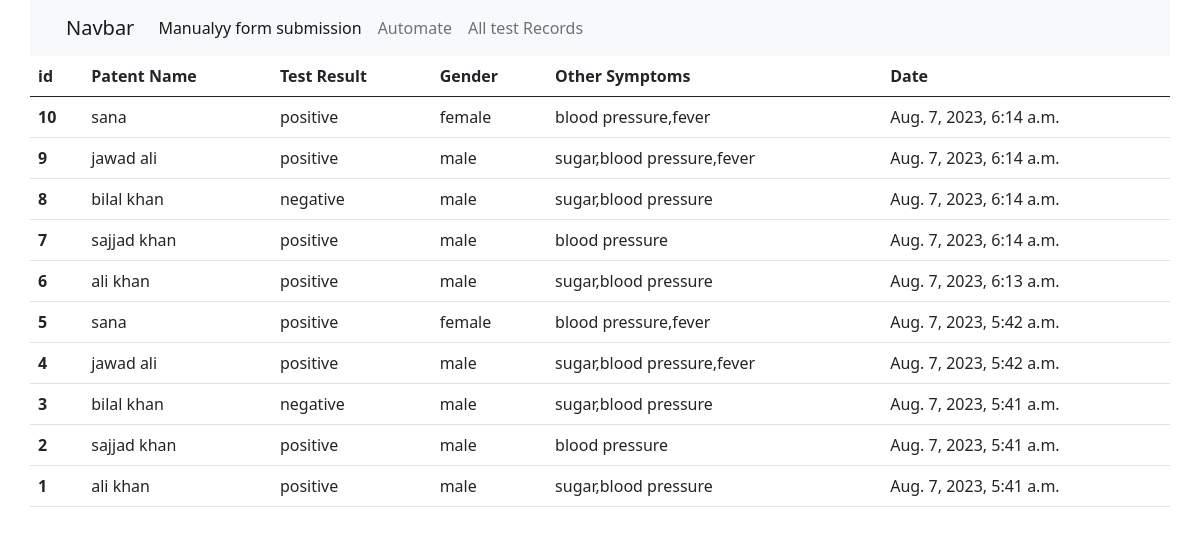
Page /all-test on the committed database.
### covid/models.py (models this page shows, shortened)
class TestResult(models.Model):
    patient_name = models.CharField(max_length=100)
    p_test_result = models.CharField(max_length=100)
    GENDER_CHOICES = (
        ('male','male'),
        ('female','female')
    )
    gender = models.CharField(max_length=100, choices=GENDER_CHOICES, null=True, blank=True)
    other_symptoms = models.CharField(max_length=100)
    created = models.DateTimeField(auto_now_add=True, null=True, blank=True)
    class Meta:
        ordering = ('-created',)

### covid/views.py (the view)
# urls.py: path('all-test', testRecords, name="test-records")
def testRecords(request):
    obj = TestResult.objects.all()
    return render(request, 'covid/tests_record.html', {'t_records':obj})

### covid/templates/covid/tests_record.html (shortened to what this page needs)
{% extends 'covid/base.html' %}
{% block content %}
    <div class="container">
        <div class="row">
            {% if t_records %}
            <table class="table">
                <thead>
                  <tr>
                    <th scope="col">id</th>
                    <th scope="col">Patent Name</th>
                    <th scope="col">Test Result</th>
                    <th scope="col">Gender</th>
                    <th scope="col">Other Symptoms</th>
                    <th scope="col">Date</th>
                  </tr>
                </thead>
                <tbody>
                    {% for test in t_records %}
                  <tr>
                    <th scope="row">{{test.id}}</th>
                    <td>{{test.patient_name}}</td>
                    <td>{{test.p_test_result}}</td>
                    <td>{{test.gender}}</td>
                    <td>{{test.other_symptoms}}</td>
                    <td>{{test.created}}</td>
                  </tr>
                   {%endfor%}
                </tbody>
              </table>
              {% else %}
              <h4>No Test Records Found</h4>
              {% endif %}
        </div>
    </div>
{% endblock content %}

### covid/templates/covid/base.html (shortened to what this page needs)
<!doctype html>
<html lang="en">
  <head>
    <link href="https://cdn.jsdelivr.net/npm/bootstrap@5.0.2/dist/css/bootstrap.min.css" rel="stylesheet">
  </head>
    <div class="container">
        <div class="row">
            <nav class="navbar navbar-expand-lg navbar-light bg-light">
                <div class="container-fluid">
                  <a class="navbar-brand" href="#">Navbar</a>
                  <div class="collapse navbar-collapse" id="navbarSupportedContent">
                    <ul class="navbar-nav me-auto mb-2 mb-lg-0">
                      <li class="nav-item">
                        <a class="nav-link active" aria-current="page" href="{% url 'home' %}">Manualyy form submission</a>
                      </li>
                      <li class="nav-item">
                        <a class="nav-link" href="{%url 'autoform-submit' %}">Automate</a>
                      </li>
                      <li class="nav-item">
                        <a class="nav-link" href="{%url 'test-records' %}">All test Records</a>
                      </li>
                  </div>
                </div>
              </nav>
        </div>
    </div>
    {% block content %}{% endblock content %}
  </body>
</html>

### rows in the picture
TestResult: id "10", patient_name "sana", p_test_result "positive", gender "female", other_symptoms "blood pressure,fever", created "Aug. 7, 2023, 6:14 a.m."
TestResult: id "9", patient_name "jawad ali", p_test_result "positive", gender "male", other_symptoms "sugar,blood pressure,fever", created "Aug. 7, 2023, 6:14 a.m."
TestResult: id "8", patient_name "bilal khan", p_test_result "negative", gender "male", other_symptoms "sugar,blood pressure", created "Aug. 7, 2023, 6:14 a.m."
TestResult: id "7", patient_name "sajjad khan", p_test_result "positive", gender "male", other_symptoms "blood pressure", created "Aug. 7, 2023, 6:14 a.m."
TestResult: id "6", patient_name "ali khan", p_test_result "positive", gender "male", other_symptoms "sugar,blood pressure", created "Aug. 7, 2023, 6:13 a.m."
TestResult: id "5", patient_name "sana", p_test_result "positive", gender "female", other_symptoms "blood pressure,fever", created "Aug. 7, 2023, 5:42 a.m."
TestResult: id "4", patient_name "jawad ali", p_test_result "positive", gender "male", other_symptoms "sugar,blood pressure,fever", created "Aug. 7, 2023, 5:42 a.m."
TestResult: id "3", patient_name "bilal khan", p_test_result "negative", gender "male", other_symptoms "sugar,blood pressure", created "Aug. 7, 2023, 5:41 a.m."
TestResult: id "2", patient_name "sajjad khan", p_test_result "positive", gender "male", other_symptoms "blood pressure", created "Aug. 7, 2023, 5:41 a.m."
TestResult: id "1", patient_name "ali khan", p_test_result "positive", gender "male", other_symptoms "sugar,blood pressure", created "Aug. 7, 2023, 5:41 a.m."
